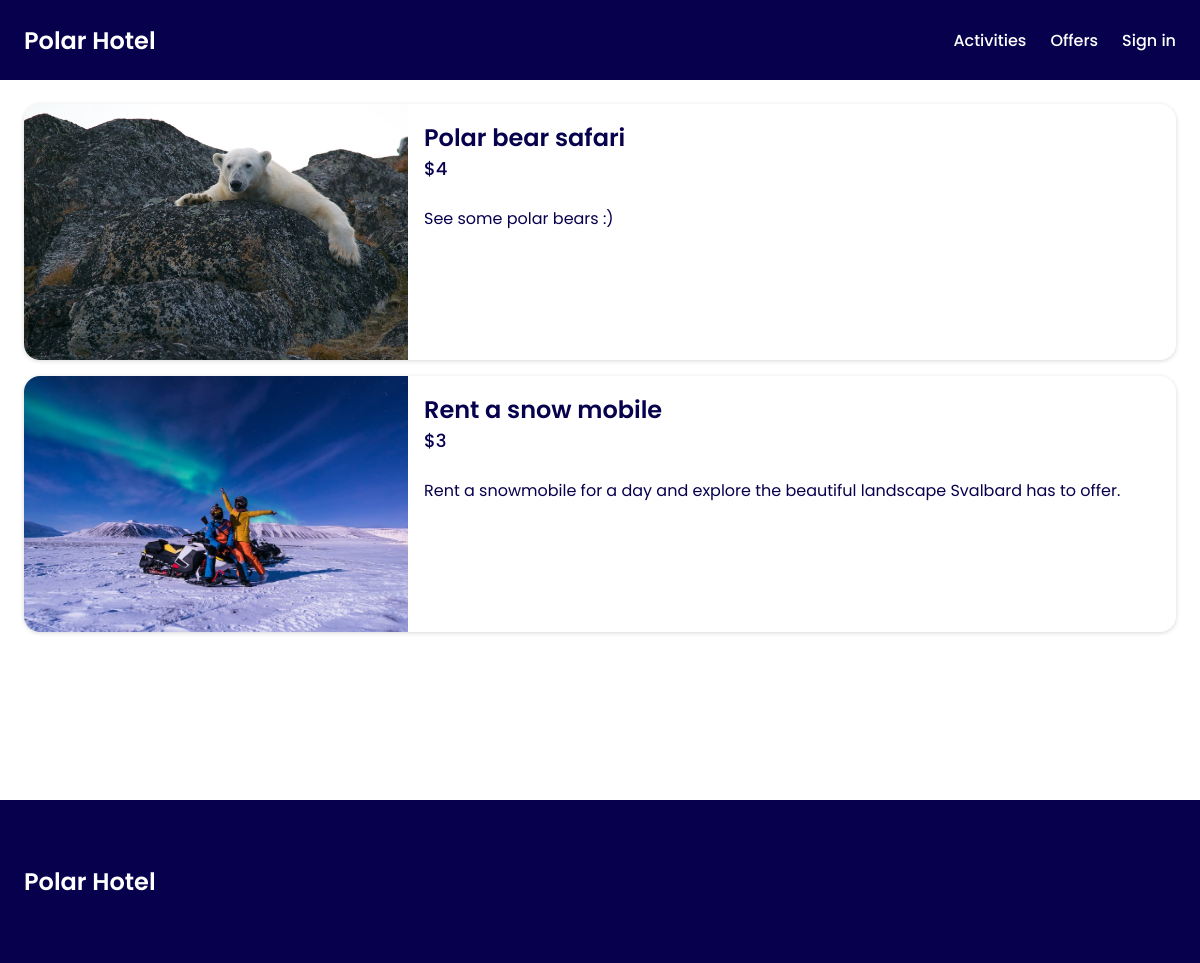
Page /activities.php on the earlier database version.
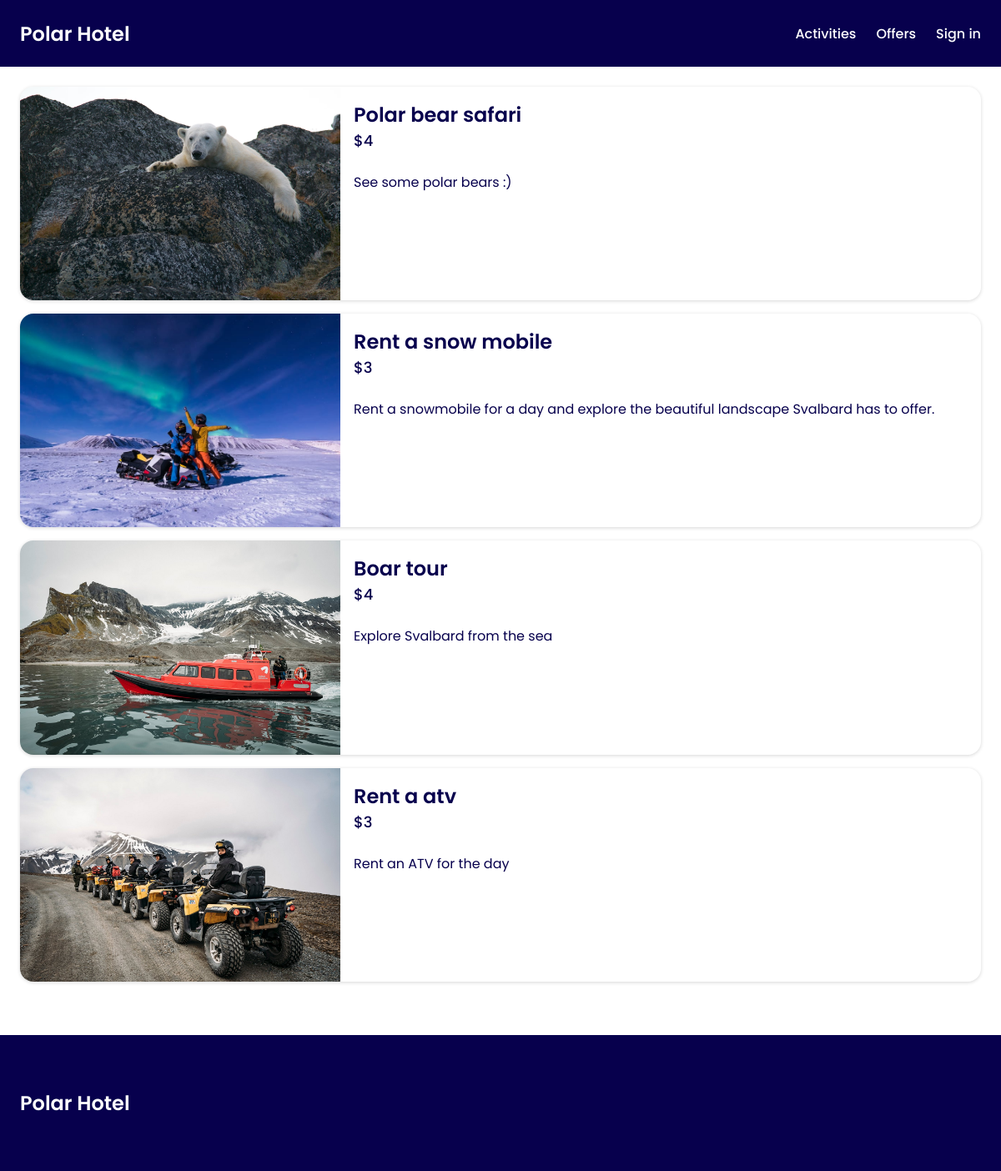
Same page on the later database version.
### tables this page shows
CREATE TABLE activities (
	id INTEGER PRIMARY KEY,
	activity VARCHAR,
	price INTEGER,
	description VARCHAR,
	image VARCHAR
);

### app/getActivities.php (called while the page is built, shortened)
<?php
require_once __DIR__ . "/autoload.php";
$selectActivities = $db->query("SELECT * FROM activities");
$selectActivities->execute();
$activities = $selectActivities->fetchAll(PDO::FETCH_ASSOC);

### activities.php (the view, shortened to what this page needs)
<?php
require_once __DIR__ . "/views/header.php";
require_once __DIR__ . "/views/navigation.php";
require __DIR__ . "/app/getActivities.php";
?>
<main class="room-main max-w-section">
    <div class="activity-cards-container">
        <?php foreach ($activities as $activity) : ?>
            <div class="activity-card">
                <img src=<?= "assets/images/" . $activity["image"] ?> alt="activity">
                <div class="activity-card-info">
                    <h3><?= $activity["activity"]; ?></h3>
                    <div class="price-sm"><?= "$" . $activity["price"]; ?></div>
                    <p><?= $activity["description"]; ?></p>
                </div>
            </div>
        <?php endforeach; ?>
    </div>
</main>
<?php require_once __DIR__ . "/views/footer.php"; ?>

### views/header.php (shortened to what this page needs)
<!DOCTYPE html>
<html lang="en">
<head>
    <link rel="stylesheet" href="https://cdnjs.cloudflare.com/ajax/libs/font-awesome/6.5.1/css/all.min.css" />
    <link rel="stylesheet" href="assets/style/style.css">
    <link rel="stylesheet" href="assets/style/mediaQuery.css">
</head>
<body>

### views/navigation.php (shortened to what this page needs)
<header>
    <a href="index.php" class="nav-logo">Polar Hotel</a>
    <nav class="desktop-nav">
        <a href="activities.php">Activities</a>
        <a href="#">Offers</a>
        <a href=<?= isset($_SESSION["admin"]) ? "app/logout.php" : "login.php" ?>><?= isset($_SESSION["admin"]) ? "Sign out" : "Sign in" ?></a>
    </nav>
</header>

### views/footer.php (shortened to what this page needs)
<footer>
    <div class="nav-logo">Polar Hotel</div>
</footer>
</body>
</html>

### assets/style/style.css (style rules this page uses)
:root { --dark-blue: #07004d; --blue: #28bafe; --light-blue: #e3f5fd; --white: #fff; --rounded-md: 16px; --rounded-sm: 8px; }
* { box-sizing: border-box; font-family: "Poppins", sans-serif; }
body { min-height: 100vh; background: var(--white); color: var(--dark-blue); margin: 0; padding: 0; }
footer { background: var(--dark-blue); color: var(--white); padding: 64px 24px; }
h1, h2, h3, p { margin: 0; }
h3 { font-size: 24px; font-weight: 600; }
a { color: var(--white); text-decoration: none; font-weight: 500; font-size: 1rem; }
header { display: flex; justify-content: space-between; align-items: center; padding: 16px 24px; width: 100%; height: 80px; background: var(--dark-blue); color: var(--white); position: fixed; top: 0; left: 0; z-index: 50; overflow-x: hidden; }
.nav-logo { user-select: none; font-size: 24px; font-weight: 600; }
.desktop-nav { display: flex; gap: 24px; }
.max-w-section { max-width: 1440px; width: 100%; margin: 0 auto; }
.room-main { min-height: 100vh; padding: 104px 24px 0 24px; }
.activity-cards-container { display: flex; flex-direction: column; gap: 16px; margin-bottom: 64px; }
.activity-card { display: flex; flex-direction: column; overflow: hidden; border-radius: var(--rounded-md); box-shadow: rgba(0, 0, 0, 0.16) 0px 1px 4px; }
.activity-card img { max-height: 300px; object-fit: cover; object-position: center; }
.activity-card-info { padding: 16px; }
.activity-card-info .price-sm { font-size: 18px; font-weight: 500; margin-bottom: 24px; }

### assets/style/mediaQuery.css (style rules this page uses)
@media (min-width: 700px) { .activity-card { flex-direction: row; } }
@media (min-width: 700px) { .activity-card img { width: calc(100% / 3); } }

Differences in the rows shown:
added activities: image (picture), activity "Boar tour", price "4", description "Explore Svalbard from the sea"
added activities: image (picture), activity "Rent a atv", price "3", description "Rent an ATV for the day"
